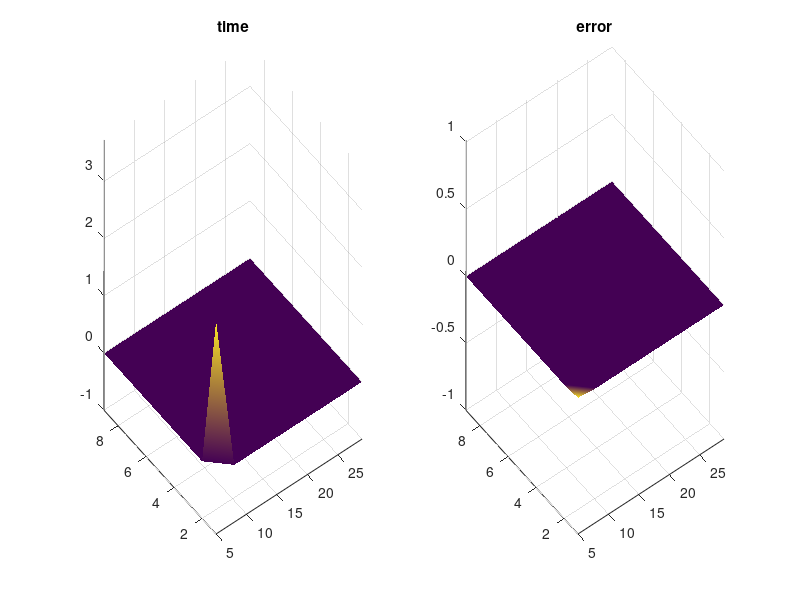

MATLAB code to generate this figure:
clear all;
close all;

p = [1:1:9]; p = p(:);
m = [5:3:29]; m = m(:);
load('resultats_f.mat');

figure(1)

subplot(1, 2, 1);
surf(m(1:end), p(1:end), resultats_f(:,:,1)); shading('interp');
axis([m(1), m(end), p(1), p(end), min(min(resultats_f(:,:,1))) - 1, 1 + max(max(resultats_f(:,:,1)))]);
title('time')

subplot(1, 2, 2);
surf(m(1:end), p(1:end), resultats_f(:,:,2)); shading('interp');
axis([m(1), m(end), p(1), p(end), min(min(resultats_f(:,:,2))) - 1, 1 + max(max(resultats_f(:,:,2)))]);
title('error')
